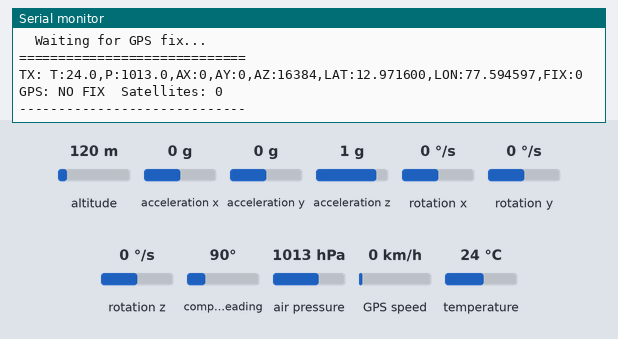
A sketch run on a simulated ESP32. Parts: the last lines printed to the serial monitor. The inputs (shaded band) are chosen by the test bench; at power-on: acceleration x 0 g, acceleration y 0 g, acceleration z 1 g, air pressure 1013 hPa, temperature 24 °C, altitude 120 m, rotation x 0 °/s, rotation y 0 °/s, rotation z 0 °/s, compass heading 90°, GPS speed 0 km/h. The GPS gets a fix after 3 s at 37.7749, -122.4194 with 8 satellites; no radio packets arrive unless stated.

Above: at 2.7 s.
2.8 s: acceleration x set to -1.4 g
At 5.8 s:
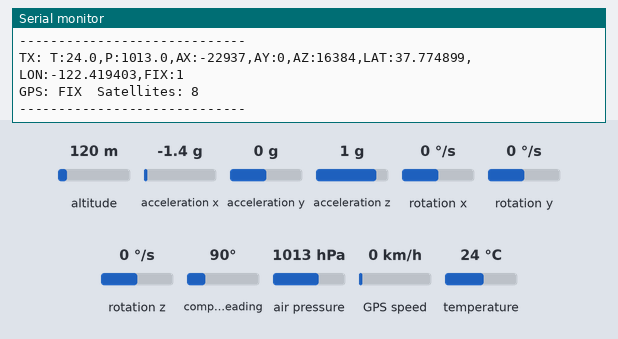
9.2 s: acceleration y set to -1.4 g
10.7 s: acceleration z set to -1.4 g
At 11.8 s:
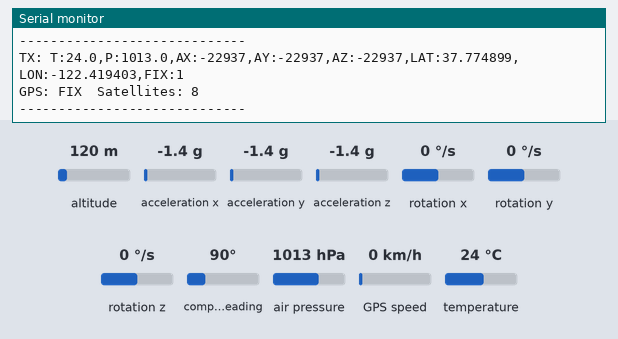
12.2 s: air pressure set to 952 hPa
13.7 s: temperature set to 12 °C
At 14.9 s:
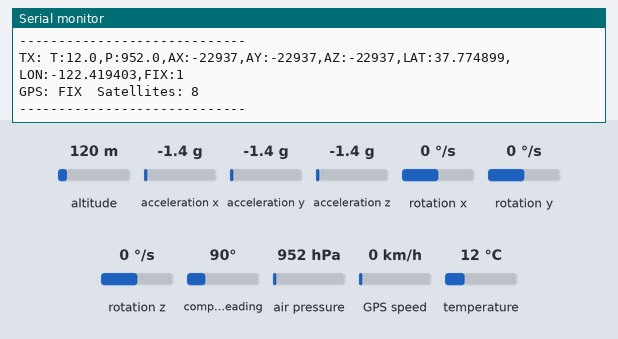

Measured:
- after the input at 2.8 s, the serial monitor: prints a new line after 1.8 s (image 1)
- after the input at 10.7 s, the serial monitor: prints a new line after 0.10 s (image 2)
- after the input at 13.7 s, the serial monitor: prints a new line after 0.18 s (image 3)

The sketch:

transmitter.ino
```cpp
#include <Wire.h>
#include <LoRa.h>
#include <Adafruit_BMP280.h>
#include <MPU6050.h>
#include <TinyGPSPlus.h>

// ── LoRa pins ─────────────────────────────────────────────────────────────────
#define SS   5
#define RST  14
#define DIO0 2

// ── GPS UART2 pins ────────────────────────────────────────────────────────────
#define GPS_RX_PIN 16
#define GPS_TX_PIN 17
#define GPS_BAUD   9600

// ── Objects ───────────────────────────────────────────────────────────────────
Adafruit_BMP280 bmp;
MPU6050 mpu;
TinyGPSPlus gps;
HardwareSerial gpsSerial(2);

// ── Fallback coords — held until NEO-6M gets a fix ───────────────────────────
float lastLat = 12.9716;
float lastLon = 77.5946;
bool  gpsFix  = false;

// ─────────────────────────────────────────────────────────────────────────────
void setup() {
  Serial.begin(115200);
  delay(1000);

  Wire.begin(21, 22);

  // BMP280
  if (!bmp.begin(0x76)) {
    if (!bmp.begin(0x77)) {
      Serial.println("BMP280 FAIL");
      while (1);
    }
  }
  Serial.println("BMP280 OK");

  // MPU6050 — testConnection() skipped (known false-negative with this library)
  mpu.initialize();
  mpu.setSleepEnabled(false);
  Serial.println("MPU6050 OK");

  // GPS — initialized last, after other sensors are stable
  delay(500);
  gpsSerial.begin(GPS_BAUD, SERIAL_8N1, GPS_RX_PIN, GPS_TX_PIN);
  Serial.println("GPS serial OK");

  // LoRa
  LoRa.setPins(SS, RST, DIO0);
  if (!LoRa.begin(433E6)) {
    Serial.println("LoRa FAIL");
    while (1);
  }
  Serial.println("LoRa OK");

  Serial.println("=============================");
  Serial.println("  ESP32 Transmitter Ready");
  Serial.println("  Waiting for GPS fix...");
  Serial.println("=============================");
}

// ─────────────────────────────────────────────────────────────────────────────
void loop() {

  // Feed every available GPS byte into TinyGPSPlus parser
  while (gpsSerial.available()) {
    gps.encode(gpsSerial.read());
  }

  // Update coords only when fix is valid and fresh (under 2 seconds old)
  if (gps.location.isValid() && gps.location.age() < 2000) {
    lastLat = gps.location.lat();
    lastLon = gps.location.lng();
    gpsFix  = true;
  } else {
    gpsFix = false;
  }

  // Read BMP280
  float temp     = bmp.readTemperature();
  float pressure = bmp.readPressure() / 100.0;

  // Read MPU6050
  int16_t ax, ay, az;
  mpu.getAcceleration(&ax, &ay, &az);

  // Build payload
  // FIX:1 = real GPS lock   FIX:0 = fallback / last known coords
  String data = "T:"    + String(temp, 1)      +
                ",P:"   + String(pressure, 1)   +
                ",AX:"  + String(ax)             +
                ",AY:"  + String(ay)             +
                ",AZ:"  + String(az)             +
                ",LAT:" + String(lastLat, 6)     +
                ",LON:" + String(lastLon, 6)     +
                ",FIX:" + String(gpsFix ? 1 : 0);

  // Debug output
  Serial.println("TX: " + data);
  Serial.print("GPS: ");
  Serial.print(gpsFix ? "FIX" : "NO FIX");
  Serial.print("  Satellites: ");
  Serial.println(gps.satellites.isValid() ? (int)gps.satellites.value() : 0);
  Serial.println("-----------------------------");

  // Transmit via LoRa
  LoRa.beginPacket();
  LoRa.print(data);
  LoRa.endPacket();

  delay(3000);
}
```
